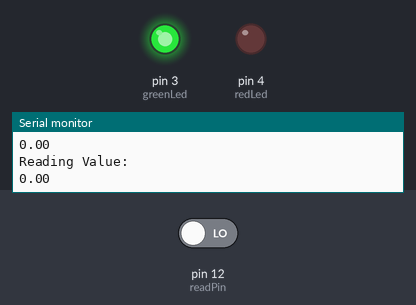
Simulated run of this sketch. Board: Arduino Uno, built with avr-gcc and run on an emulated ATmega328P. On the bench: output pins drawn as LEDs (lit = HIGH), the last lines printed to the serial monitor. The test bench sets the inputs (shaded band); at power-on: pin 12 (readPin) LOW.

Above: at 1.2 s.
1.3 s: pin 12 (readPin) driven HIGH
At 2.3 s:
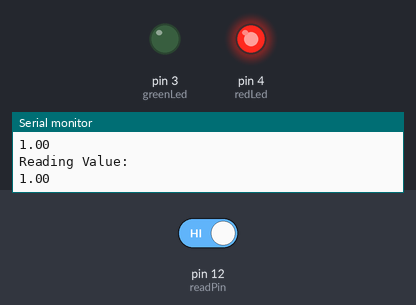
2.8 s: pin 12 (readPin) driven LOW
At 3.7 s:
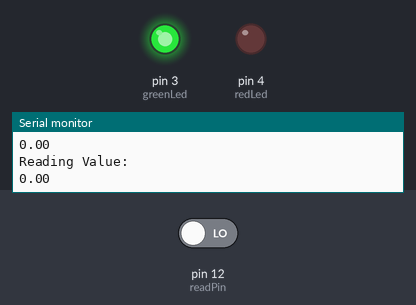
Timing chart, 0 to 5.8 s (numbered marks = the images above; inputs shaded):
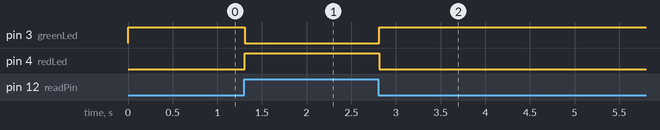

Measured:
- after the input at 1.3 s, pin 3 (greenLed): HIGH → LOW at once; pin 4 (redLed): LOW → HIGH at once
- after the input at 2.8 s, pin 3 (greenLed): LOW → HIGH at once; pin 4 (redLed): HIGH → LOW at once

The sketch:

PushButton.ino
```cpp
// C++ code
//
int readPin = 12;
int delayTime = 100;
float readVal;
int redLed = 4;
int greenLed = 3;

void setup()
{
  pinMode(readPin, INPUT);
  pinMode(redLed, OUTPUT);
  pinMode(greenLed, OUTPUT);
  Serial.begin(9600);
}

void loop()
{
  readVal = digitalRead(readPin);
    Serial.println("Reading Value: ");
    Serial.println(readVal);
  if (readVal >0) {
    digitalWrite(redLed, HIGH);
    digitalWrite(greenLed, LOW);
  }
  else {
    digitalWrite(greenLed, HIGH);
    digitalWrite(redLed, LOW);
  }
    delay(delayTime);

}
```
